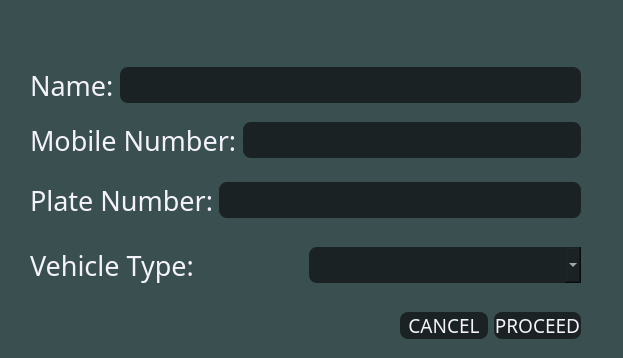
<?xml version="1.0" encoding="UTF-8"?>
<ui version="4.0">
 <class>ParkingDialog</class>
 <widget class="QDialog" name="ParkingDialog">
  <property name="geometry">
   <rect>
    <x>0</x>
    <y>0</y>
    <width>623</width>
    <height>358</height>
   </rect>
  </property>
  <property name="windowTitle">
   <string>Add Vehicle</string>
  </property>
  <property name="styleSheet">
   <string notr="true">background-color: rgb(58, 79, 80); 
border-radius: 8px;</string>
  </property>
  <widget class="QWidget" name="layoutWidget">
   <property name="geometry">
    <rect>
     <x>30</x>
     <y>60</y>
     <width>551</width>
     <height>51</height>
    </rect>
   </property>
   <layout class="QHBoxLayout" name="horizontalLayout">
    <item>
     <widget class="QLabel" name="label_3">
      <property name="font">
       <font>
        <family>Bebas</family>
        <pointsize>20</pointsize>
       </font>
      </property>
      <property name="styleSheet">
       <string notr="true">color: rgb(244, 243, 253);</string>
      </property>
      <property name="text">
       <string>Name:</string>
      </property>
     </widget>
    </item>
    <item>
     <widget class="QLineEdit" name="lineEdit_Name">
      <property name="font">
       <font>
        <family>Bebas</family>
        <pointsize>18</pointsize>
       </font>
      </property>
      <property name="styleSheet">
       <string notr="true">background-color: rgb(27, 34, 35);
color: rgb(244, 243, 253);</string>
      </property>
     </widget>
    </item>
   </layout>
  </widget>
  <widget class="QWidget" name="layoutWidget">
   <property name="geometry">
    <rect>
     <x>30</x>
     <y>170</y>
     <width>551</width>
     <height>61</height>
    </rect>
   </property>
   <layout class="QHBoxLayout" name="horizontalLayout_2">
    <item>
     <widget class="QLabel" name="label_2">
      <property name="font">
       <font>
        <family>Bebas</family>
        <pointsize>20</pointsize>
       </font>
      </property>
      <property name="styleSheet">
       <string notr="true">color: rgb(244, 243, 253);</string>
      </property>
      <property name="text">
       <string>Plate Number:</string>
      </property>
     </widget>
    </item>
    <item>
     <widget class="QLineEdit" name="lineEdit_Plate_Number">
      <property name="font">
       <font>
        <family>Bebas</family>
        <pointsize>18</pointsize>
       </font>
      </property>
      <property name="styleSheet">
       <string notr="true">background-color: rgb(27, 34, 35);
color: rgb(244, 243, 253);</string>
      </property>
     </widget>
    </item>
   </layout>
  </widget>
  <widget class="QWidget" name="layoutWidget">
   <property name="geometry">
    <rect>
     <x>30</x>
     <y>240</y>
     <width>551</width>
     <height>51</height>
    </rect>
   </property>
   <layout class="QHBoxLayout" name="horizontalLayout_3">
    <item>
     <widget class="QLabel" name="label">
      <property name="font">
       <font>
        <family>Bebas</family>
        <pointsize>20</pointsize>
       </font>
      </property>
      <property name="styleSheet">
       <string notr="true">color: rgb(244, 243, 253);</string>
      </property>
      <property name="text">
       <string>Vehicle Type:</string>
      </property>
     </widget>
    </item>
    <item>
     <widget class="QComboBox" name="comboBox_Vehicle_Type">
      <property name="font">
       <font>
        <family>Bebas</family>
        <pointsize>18</pointsize>
       </font>
      </property>
      <property name="styleSheet">
       <string notr="true">background-color: rgb(27, 34, 35);
color: rgb(244, 243, 253);</string>
      </property>
     </widget>
    </item>
   </layout>
  </widget>
  <widget class="QWidget" name="layoutWidget">
   <property name="geometry">
    <rect>
     <x>30</x>
     <y>110</y>
     <width>551</width>
     <height>61</height>
    </rect>
   </property>
   <layout class="QHBoxLayout" name="horizontalLayout_4">
    <item>
     <widget class="QLabel" name="label_4">
      <property name="font">
       <font>
        <family>Bebas</family>
        <pointsize>20</pointsize>
       </font>
      </property>
      <property name="styleSheet">
       <string notr="true">color: rgb(244, 243, 253);</string>
      </property>
      <property name="text">
       <string>Mobile Number:</string>
      </property>
     </widget>
    </item>
    <item>
     <widget class="QLineEdit" name="lineEdit_Mobile_Numb">
      <property name="font">
       <font>
        <family>Bebas</family>
        <pointsize>18</pointsize>
       </font>
      </property>
      <property name="styleSheet">
       <string notr="true">background-color: rgb(27, 34, 35);
color: rgb(244, 243, 253);</string>
      </property>
     </widget>
    </item>
   </layout>
  </widget>
  <widget class="QWidget" name="layoutWidget">
   <property name="geometry">
    <rect>
     <x>400</x>
     <y>300</y>
     <width>181</width>
     <height>51</height>
    </rect>
   </property>
   <layout class="QHBoxLayout" name="horizontalLayout_5">
    <item>
     <widget class="QPushButton" name="pushButton_Cancel">
      <property name="font">
       <font>
        <family>Bebas</family>
        <pointsize>14</pointsize>
       </font>
      </property>
      <property name="cursor">
       <cursorShape>PointingHandCursor</cursorShape>
      </property>
      <property name="styleSheet">
       <string notr="true">QPushButton{
background-color: rgb(27, 34, 35);
color: rgb(244, 243, 253);
}</string>
      </property>
      <property name="text">
       <string>CANCEL</string>
      </property>
     </widget>
    </item>
    <item>
     <widget class="QPushButton" name="pushButton_Proceed">
      <property name="font">
       <font>
        <family>Bebas</family>
        <pointsize>14</pointsize>
       </font>
      </property>
      <property name="cursor">
       <cursorShape>PointingHandCursor</cursorShape>
      </property>
      <property name="styleSheet">
       <string notr="true">QPushButton{
	background-color: rgb(27, 34, 35);
	color: rgb(244, 243, 253);
}</string>
      </property>
      <property name="text">
       <string>PROCEED</string>
      </property>
     </widget>
    </item>
   </layout>
  </widget>
 </widget>
 <resources/>
 <connections/>
</ui>
